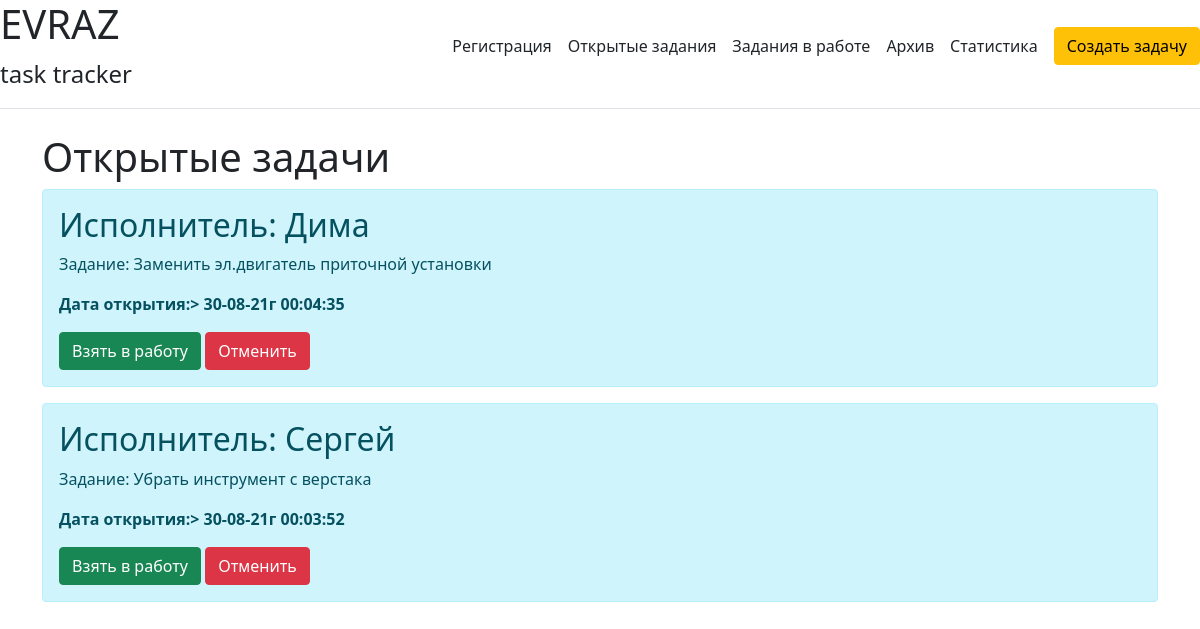
Screenshot of /task_open with the database file from the repository.
### tables this page shows
CREATE TABLE task_user (
	id INTEGER NOT NULL, 
	name VARCHAR(100) NOT NULL, 
	text VARCHAR NOT NULL, 
	status VARCHAR, 
	task_on DATETIME, 
	task_work DATETIME, 
	task_of DATETIME, 
	task_cancell DATETIME, 
	task_time_job DATETIME, 
	PRIMARY KEY (id)
);

### app.py (the view)
@app.route('/task_open', methods= ['POST', 'GET'])
def tast_open():
    conn = engine.connect()
    sel = select([task_user]).order_by(desc(task_user.c.task_on))
    r = conn.execute(sel)
    articles = r.fetchall()
    return render_template("task_open.html", articles=articles)

### templates/task_open.html (shortened to what this page needs)
{% extends 'base.html' %}
{% block body %}
<div class="container">
    <h1>Открытые задачи</h1>
    {% for el in articles if not el[3] %}
    <div class="alert alert-info">
        <h2>Исполнитель: {{ el.name }}</h2>
        <p>Задание: {{ el.text }}</p>
        <p><b>Дата открытия:> {{ el.task_on.strftime('%d-%m-%yг %H:%M:%S') }}</b></p>
        <form method="post">
            <a class="btn btn-success" href="/task_work/{{ el.id }}">Взять в работу</a>
            <a class="btn btn-danger" href="/task_cancell/{{ el.id }}">Отменить</a>
        </form>
    </div>
    {% endfor %}
</div>
{% endblock%}

### rows the page displays
task_user: name "Дима", text "Заменить эл.двигатель приточной установки", task_on "30-08-21г 00:04:35"
task_user: name "Сергей", text "Убрать инструмент с верстака", task_on "30-08-21г 00:03:52"
